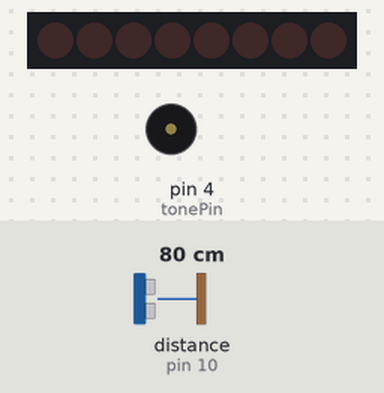
The sketch below on a simulated Arduino Uno, built with avr-gcc and run on an emulated ATmega328P. Shown: 8 shift-register outputs drawn as a row of LEDs (first output left, lit = HIGH), buzzer (waves = sounding). Wiring (inferred from the names in the program): ultrasonic range finder: trigger pin 9; echo pin 10; shift register (74HC595): data pin 13; shift clock pin 11; latch pin 12. Wiring (inferred from the signals the program sends): row of LEDs: on Q0, Q1, Q2, Q3, Q4, Q5, Q6, Q7. The inputs (shaded band) are chosen by the test bench; at power-on: distance to the obstacle (sensor on pin 10) 80 cm. The echo pulse lasts 58.3 µs per cm.

Above: at 1.4 s.
1.5 s: distance to the obstacle (sensor on pin 10) set to 38 cm
3.0 s: distance to the obstacle (sensor on pin 10) set to 32 cm
At 3.45 s:
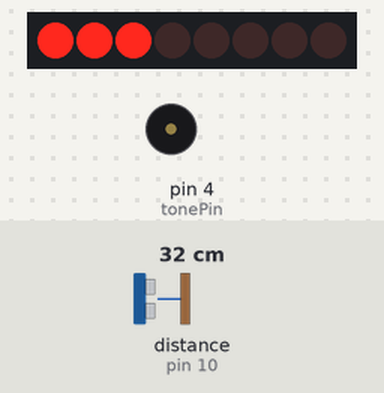
5.1 s: distance to the obstacle (sensor on pin 10) set to 2 cm
At 5.9 s:
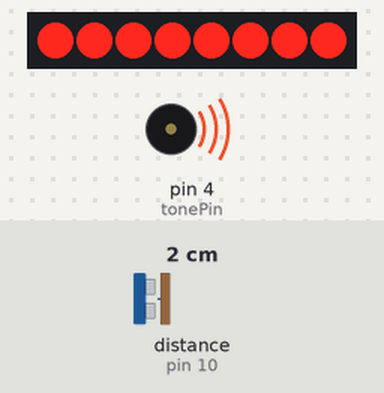
8.1 s: distance to the obstacle (sensor on pin 10) set to 5 cm
9.6 s: distance to the obstacle (sensor on pin 10) set to 8 cm
At 10.1 s:
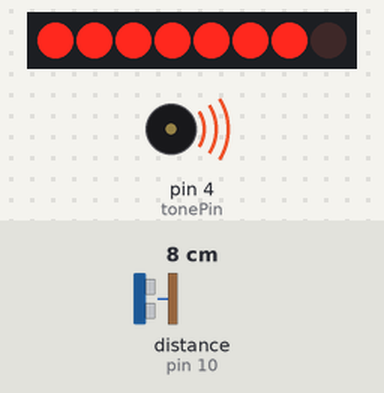
12.3 s: distance to the obstacle (sensor on pin 10) set to 18 cm
At 12.91 s:
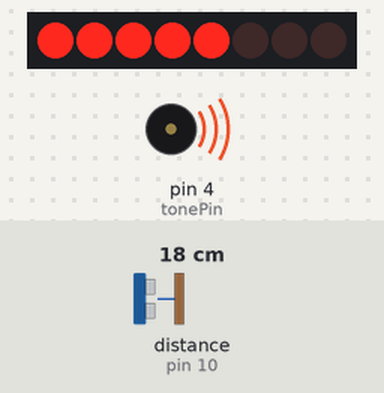
Timing chart, 0 to 16.2 s (numbered marks = the images above; inputs shaded):
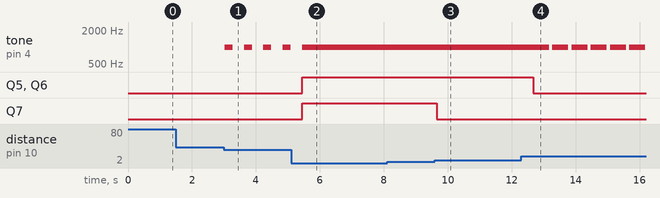

Measured:
- the behaviour switches between 35 and 34 cm on distance to the obstacle (sensor on pin 10) (found by bisection; images 0 and 1)
- the behaviour switches between 6 and 7 cm on distance to the obstacle (sensor on pin 10) (found by bisection; images 2 and 3)
- after the input at 1.5 s, every drawn part: stays the same
- after the input at 3.0 s, tone on pin 4 (tonePin): alternates 1000 Hz for 0.25 s and silent for 0.35 s, starting at once
- after the input at 5.1 s, tone on pin 4 (tonePin): goes on until 5.4 s, then stays 1000 Hz; Q5–7: LOW → HIGH after 0.34 s
- after the input at 9.6 s, Q7: HIGH → LOW after 0.06 s
- after the input at 12.3 s, tone on pin 4 (tonePin): alternates 1000 Hz for 0.50 s and silent for 0.10 s, starting after 0.87 s; Q5, Q6: HIGH → LOW after 0.37 s

The sketch:

5_parking_sensor.ino
```cpp
/*
 * Rui Santos
 * Complete Project Details http://randomnerdtutorials.com
 */

int tonePin = 4;    // Tone
int trigPin = 9;    //Trig
int echoPin = 10;   //Echo
int clockPin = 11;  // IC Pin 11
int latchPin = 12;  // IC Pin 12
int dataPin = 13;   // IC Pin 14

byte possible_patterns[9] = {
  B00000000,
  B00000001,
  B00000011,
  B00000111,
  B00001111,
  B00011111,
  B00111111,
  B01111111,
  B11111111,
};
int proximity=0;
int duration;
int distance;

void setup() {
  // Serial Port
  // Serial.begin (9600);

  pinMode(trigPin, OUTPUT);
  pinMode(echoPin, INPUT);
  pinMode(clockPin, OUTPUT);
  pinMode(latchPin, OUTPUT);
  pinMode(dataPin, OUTPUT);
  pinMode(tonePin, OUTPUT);
}

void loop() {
  digitalWrite(latchPin, LOW);
  digitalWrite(trigPin, HIGH);
  delayMicroseconds(1000);
  digitalWrite(trigPin, LOW);
  duration = pulseIn(echoPin, HIGH);
  distance = (duration/2) / 29.1;

  /*if (distance >= 45 || distance <= 0){
    Serial.println("Out of range");
  }
  else {
    Serial.print(distance);
    Serial.println(" cm");
  }*/

  proximity=map(distance, 0, 45, 8, 0);
  //Serial.println(proximity);

  if (proximity < 3){
    proximity=0;
  }
  else if (proximity >= 3 && proximity <= 4){
    tone(tonePin, 1000, 250);
  }
  else if (proximity >= 5 && proximity <= 6){
     tone(tonePin, 1000, 500);
  }
  else if (proximity >= 7 && proximity <= 8){
    tone(tonePin, 1000, 900);
  }
  shiftOut(dataPin, clockPin, MSBFIRST, possible_patterns[proximity]);
  digitalWrite(latchPin, HIGH);

  delay(600);
  noTone(tonePin);
}
```
